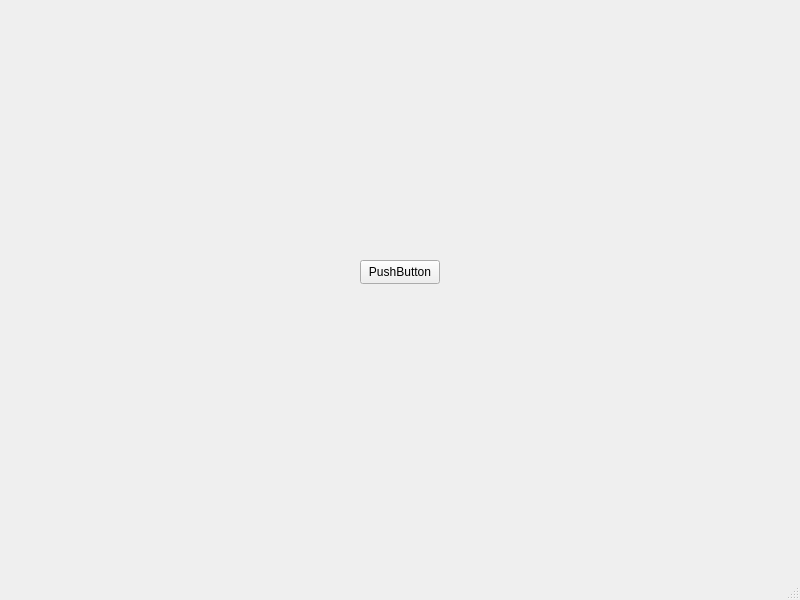
<?xml version="1.0" encoding="UTF-8"?>
<ui version="4.0">
 <class>MainWindow</class>
 <widget class="QMainWindow" name="MainWindow">
  <property name="geometry">
   <rect>
    <x>0</x>
    <y>0</y>
    <width>800</width>
    <height>600</height>
   </rect>
  </property>
  <property name="windowTitle">
   <string>MainWindow</string>
  </property>
  <widget class="QWidget" name="centralwidget">
   <widget class="QPushButton" name="pushButton">
    <property name="geometry">
     <rect>
      <x>360</x>
      <y>260</y>
      <width>80</width>
      <height>24</height>
     </rect>
    </property>
    <property name="text">
     <string>PushButton</string>
    </property>
   </widget>
  </widget>
  <widget class="QMenuBar" name="menubar">
   <property name="geometry">
    <rect>
     <x>0</x>
     <y>0</y>
     <width>800</width>
     <height>21</height>
    </rect>
   </property>
  </widget>
  <widget class="QStatusBar" name="statusbar"/>
 </widget>
 <resources/>
 <connections/>
</ui>
